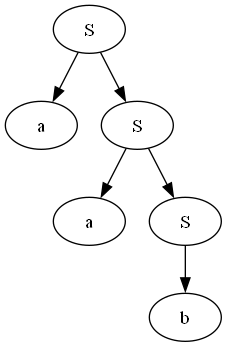

Here is the Python script that generated this plot:
from graphviz import Digraph


class Node:
    def __init__(self, value):
        self.value = value
        self.children = []


def build_parse_tree(history, start_symbol="S"):

    root = Node(start_symbol)
    expandable = [root]

    for symbol, production, position in history:

        current_node = None

        for i, node in enumerate(expandable):
            if node.value == symbol:
                current_node = node
                expandable.pop(i)
                break

        if current_node is None:
            continue

        if production == "":
            current_node.children.append(Node("ε"))
            continue

        for char in production:
            child = Node(char)
            current_node.children.append(child)

            if char.isupper():
                expandable.append(child)

    return root


def draw_parse_tree(root, filename="parse_tree"):

    dot = Digraph()
    counter = [0]

    def add(node, parent=None):

        node_id = str(counter[0])
        counter[0] += 1

        dot.node(node_id, node.value)

        if parent is not None:
            dot.edge(parent, node_id)

        for c in node.children:
            add(c, node_id)

    add(root)

    dot.render(filename, format="png", cleanup=True)

    print(f"\n🌳 Parse tree saved as {filename}.png")
